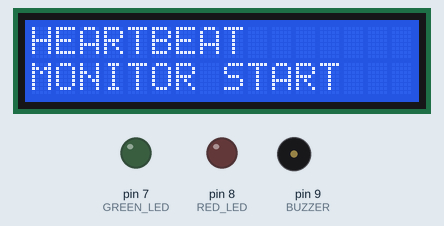
Recording of a sketch running on a simulated Arduino Uno, built with avr-gcc and run on an emulated ATmega328P. Parts: 16×2 character LCD, output pins drawn as LEDs (lit = HIGH), buzzer (waves = sounding). What the sketch prints to the serial monitor is not drawn.

Above: at 0.1 s.
At 2.0 s:
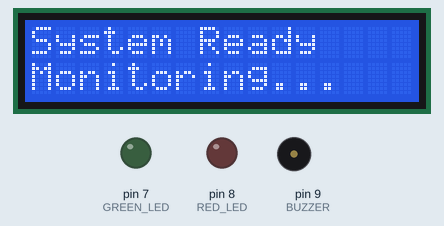
At 4.1 s:
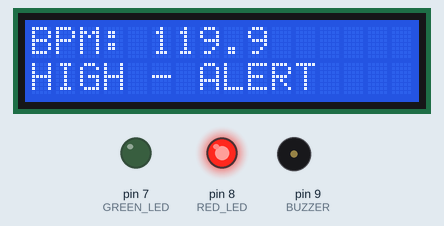
At 39.61 s:
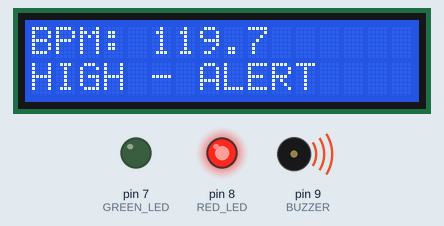
Timing chart, 0 to 40.0 s (numbered marks = the images above):
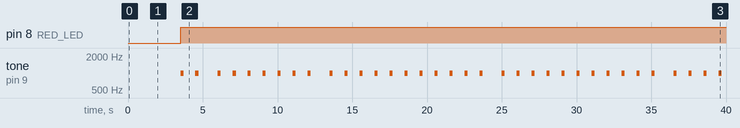

The sketch:

sketch.ino
```cpp
/*
  ============================================================
  HEARTBEAT MONITOR WITH ALERT SYSTEM
  ============================================================

  Platform:
  Arduino UNO

  Simulation:
  Wokwi

  Project Type:
  Educational Embedded Systems Prototype

  IMPORTANT:
  This project is NOT a medical diagnostic device.
  Simulated/hobby-grade readings are approximate and must
  NOT be used for medical decisions.

  Features:
  - Software-generated heartbeat signal
  - Heartbeat peak detection
  - BPM calculation
  - Moving-average smoothing
  - LOW / NORMAL / HIGH status
  - 16x2 LCD
  - Green LED
  - Red LED
  - Periodic buzzer alert
  - Serial Monitor logging
  ============================================================
*/

#include <LiquidCrystal.h>


// ============================================================
// 1. PIN CONFIGURATION
// ============================================================

// LCD: RS, E, D4, D5, D6, D7
LiquidCrystal lcd(12, 11, 5, 4, 3, 2);

const int GREEN_LED = 7;
const int RED_LED   = 8;
const int BUZZER    = 9;


// ============================================================
// 2. EDUCATIONAL THRESHOLDS
// ============================================================
//
// These values are only for software demonstration.
// They are NOT clinical thresholds.
//

const float LOW_THRESHOLD  = 60.0;
const float HIGH_THRESHOLD = 100.0;


// ============================================================
// 3. SIMULATION CONFIGURATION
// ============================================================

// Change this value for testing.
//
// 45  -> LOW
// 75  -> NORMAL
// 120 -> HIGH

int simulatedBPM = 120;


// ============================================================
// 4. SIMULATED SENSOR PARAMETERS
// ============================================================

const int BASELINE = 512;

const int PEAK_VALUE = 850;

const int PEAK_THRESHOLD = 700;


// Sampling interval
const unsigned long SAMPLE_INTERVAL = 20;


// Calculate beat interval automatically
unsigned long beatInterval;


// ============================================================
// 5. HEARTBEAT DETECTION PARAMETERS
// ============================================================

bool pulseDetected = false;


// Minimum allowed interval between valid beats.
// Used to reject unrealistically fast noise peaks.
//
// Educational signal-processing filter only.

const unsigned long MIN_BEAT_INTERVAL = 300;


// ============================================================
// 6. TIMING VARIABLES
// ============================================================

unsigned long lastSampleTime = 0;

unsigned long lastBeatTime = 0;

unsigned long currentBeatTime = 0;


// ============================================================
// 7. BPM VARIABLES
// ============================================================

float instantBPM = 0.0;

float averageBPM = 0.0;


// ============================================================
// 8. BPM MOVING AVERAGE
// ============================================================

const int BPM_HISTORY_SIZE = 5;

float bpmHistory[BPM_HISTORY_SIZE];

int historyIndex = 0;

int validBPMCount = 0;


// ============================================================
// 9. HEARTBEAT COUNTER
// ============================================================

unsigned long heartbeatCount = 0;


// ============================================================
// 10. HEART STATUS
// ============================================================

enum HeartStatus {

  STATUS_UNKNOWN,

  STATUS_LOW,

  STATUS_NORMAL,

  STATUS_HIGH
};


HeartStatus currentStatus = STATUS_UNKNOWN;


// ============================================================
// 11. BUZZER CONFIGURATION
// ============================================================

const unsigned long BUZZER_BEEP_DURATION = 200;

const unsigned long BUZZER_REPEAT_INTERVAL = 1000;

unsigned long lastBuzzerTime = 0;

bool buzzerState = false;


// ============================================================
// 12. SETUP
// ============================================================

void setup() {

  // ----------------------------------------
  // Serial communication
  // ----------------------------------------

  Serial.begin(9600);


  // ----------------------------------------
  // LCD initialization
  // ----------------------------------------

  lcd.begin(16, 2);

  lcd.clear();

  lcd.setCursor(0, 0);

  lcd.print("HEARTBEAT");

  lcd.setCursor(0, 1);

  lcd.print("MONITOR START");


  // ----------------------------------------
  // GPIO configuration
  // ----------------------------------------

  pinMode(GREEN_LED, OUTPUT);

  pinMode(RED_LED, OUTPUT);

  pinMode(BUZZER, OUTPUT);


  // ----------------------------------------
  // Initial output state
  // ----------------------------------------

  digitalWrite(GREEN_LED, LOW);

  digitalWrite(RED_LED, LOW);

  noTone(BUZZER);


  delay(1500);


  // ----------------------------------------
  // Calculate simulated beat interval
  // ----------------------------------------

  beatInterval = 60000UL / simulatedBPM;


  // ----------------------------------------
  // Clear BPM history
  // ----------------------------------------

  for (int i = 0; i < BPM_HISTORY_SIZE; i++) {

    bpmHistory[i] = 0.0;
  }


  // ----------------------------------------
  // Startup information
  // ----------------------------------------

  printStartupInformation();


  // ----------------------------------------
  // Ready screen
  // ----------------------------------------

  lcd.clear();

  lcd.setCursor(0, 0);

  lcd.print("System Ready");

  lcd.setCursor(0, 1);

  lcd.print("Monitoring...");

  delay(1000);

  lcd.clear();
}


// ============================================================
// 13. MAIN LOOP
// ============================================================

void loop() {

  unsigned long currentTime = millis();


  // ----------------------------------------
  // Periodic sampling
  // ----------------------------------------

  if (currentTime - lastSampleTime >=
      SAMPLE_INTERVAL) {


    lastSampleTime = currentTime;


    // --------------------------------------
    // Generate simulated sensor signal
    // --------------------------------------

    int signal =
      readPulseSignal(currentTime);


    // --------------------------------------
    // Detect heartbeat
    // --------------------------------------

    bool heartbeatFound =
      detectHeartbeat(signal, currentTime);


    // --------------------------------------
    // Process heartbeat
    // --------------------------------------

    if (heartbeatFound) {


      calculateBPM(currentTime);


      // BPM available?
      if (averageBPM > 0) {


        // Determine status
        currentStatus =
          determineStatus(averageBPM);


        // Update LCD
        updateDisplay();


        // Update LEDs and alert system
        updateAlert(currentTime);


        // Print results
        printMeasurement();
      }
    }


    // --------------------------------------
    // Maintain buzzer timing
    // --------------------------------------

    updateBuzzer(currentTime);
  }
}


// ============================================================
// 14. SOFTWARE PULSE SENSOR
// ============================================================

int readPulseSignal(
  unsigned long currentTime
) {

  unsigned long cyclePosition =
    currentTime % beatInterval;


  // Create simulated heartbeat peak
  if (cyclePosition < 80) {

    return PEAK_VALUE;

  }


  // Baseline
  return BASELINE;
}


// ============================================================
// 15. HEARTBEAT DETECTION
// ============================================================

bool detectHeartbeat(
  int signal,
  unsigned long currentTime
) {


  // ----------------------------------------
  // Threshold crossing
  // ----------------------------------------

  if (signal > PEAK_THRESHOLD &&
      !pulseDetected) {


    // --------------------------------------
    // Noise/refractory protection
    // --------------------------------------

    if (lastBeatTime == 0 ||
        currentTime - lastBeatTime >=
        MIN_BEAT_INTERVAL) {


      pulseDetected = true;

      heartbeatCount++;

      currentBeatTime = currentTime;


      return true;
    }
  }


  // ----------------------------------------
  // Signal returned below threshold
  // ----------------------------------------

  if (signal < PEAK_THRESHOLD) {

    pulseDetected = false;
  }


  return false;
}


// ============================================================
// 16. BPM CALCULATION
// ============================================================

void calculateBPM(
  unsigned long currentTime
) {


  // Need at least two beats
  if (lastBeatTime > 0) {


    // --------------------------------------
    // Time between beats
    // --------------------------------------

    unsigned long interval =
      currentTime - lastBeatTime;


    // --------------------------------------
    // BPM formula
    // --------------------------------------

    instantBPM =
      60000.0 / interval;


    // --------------------------------------
    // Store reading
    // --------------------------------------

    bpmHistory[historyIndex] =
      instantBPM;


    historyIndex++;


    if (historyIndex >=
        BPM_HISTORY_SIZE) {

      historyIndex = 0;
    }


    // --------------------------------------
    // Update valid reading count
    // --------------------------------------

    if (validBPMCount <
        BPM_HISTORY_SIZE) {

      validBPMCount++;
    }


    // --------------------------------------
    // Calculate moving average
    // --------------------------------------

    float total = 0.0;


    for (int i = 0;
         i < validBPMCount;
         i++) {

      total += bpmHistory[i];
    }


    averageBPM =
      total / validBPMCount;
  }


  // Save timestamp
  lastBeatTime = currentTime;
}


// ============================================================
// 17. STATUS DECISION
// ============================================================

HeartStatus determineStatus(
  float bpm
) {


  if (bpm < LOW_THRESHOLD) {

    return STATUS_LOW;
  }


  if (bpm > HIGH_THRESHOLD) {

    return STATUS_HIGH;
  }


  return STATUS_NORMAL;
}


// ============================================================
// 18. LCD DISPLAY
// ============================================================

void updateDisplay() {

  lcd.clear();


  // ----------------------------------------
  // First line
  // ----------------------------------------

  lcd.setCursor(0, 0);

  lcd.print("BPM: ");

  lcd.print(averageBPM, 1);


  // ----------------------------------------
  // Second line
  // ----------------------------------------

  lcd.setCursor(0, 1);


  switch (currentStatus) {


    case STATUS_LOW:

      lcd.print("LOW - ALERT");

      break;


    case STATUS_NORMAL:

      lcd.print("STATUS: NORMAL");

      break;


    case STATUS_HIGH:

      lcd.print("HIGH - ALERT");

      break;


    default:

      lcd.print("WAITING...");
  }
}


// ============================================================
// 19. ALERT OUTPUT CONTROL
// ============================================================

void updateAlert(
  unsigned long currentTime
) {


  // ----------------------------------------
  // NORMAL
  // ----------------------------------------

  if (currentStatus ==
      STATUS_NORMAL) {


    digitalWrite(GREEN_LED, HIGH);

    digitalWrite(RED_LED, LOW);

    noTone(BUZZER);

    buzzerState = false;

    return;
  }


  // ----------------------------------------
  // LOW or HIGH
  // ----------------------------------------

  digitalWrite(GREEN_LED, LOW);

  digitalWrite(RED_LED, HIGH);


  // Start periodic alert
  if (currentTime - lastBuzzerTime >=
      BUZZER_REPEAT_INTERVAL) {


    lastBuzzerTime = currentTime;

    buzzerState = true;

    tone(BUZZER, 1000);
  }
}


// ============================================================
// 20. BUZZER TIMING
// ============================================================

void updateBuzzer(
  unsigned long currentTime
) {


  // Normal state
  if (currentStatus ==
      STATUS_NORMAL) {


    noTone(BUZZER);

    buzzerState = false;

    return;
  }


  // Stop current beep
  if (buzzerState &&
      currentTime - lastBuzzerTime >=
      BUZZER_BEEP_DURATION) {


    noTone(BUZZER);

    buzzerState = false;
  }
}


// ============================================================
// 21. SERIAL MEASUREMENT OUTPUT
// ============================================================

void printMeasurement() {

  Serial.println();

  Serial.println("------------------------------");

  Serial.print("Heartbeat Count: ");

  Serial.println(heartbeatCount);


  Serial.print("Instant BPM: ");

  Serial.println(instantBPM, 1);


  Serial.print("Average BPM: ");

  Serial.println(averageBPM, 1);


  Serial.print("Status: ");


  switch (currentStatus) {


    case STATUS_LOW:

      Serial.println("LOW");

      Serial.println("Alert: ACTIVE");

      break;


    case STATUS_NORMAL:

      Serial.println("NORMAL");

      Serial.println("Alert: OFF");

      break;


    case STATUS_HIGH:

      Serial.println("HIGH");

      Serial.println("Alert: ACTIVE");

      break;


    default:

      Serial.println("UNKNOWN");
  }


  Serial.println("------------------------------");
}


// ============================================================
// 22. STARTUP INFORMATION
// ============================================================

void printStartupInformation() {

  Serial.println();

  Serial.println("======================================");

  Serial.println(" HEARTBEAT MONITOR WITH ALERT SYSTEM");

  Serial.println("======================================");

  Serial.println("Platform: Arduino UNO");

  Serial.println("Simulation: Wokwi");

  Serial.println("Mode: Software Heartbeat Simulation");


  Serial.print("Simulated BPM: ");

  Serial.println(simulatedBPM);


  Serial.print("Beat Interval: ");

  Serial.print(beatInterval);

  Serial.println(" ms");


  Serial.println();

  Serial.println("Educational Thresholds:");

  Serial.print("LOW: < ");

  Serial.println(LOW_THRESHOLD);


  Serial.print("NORMAL: ");

  Serial.print(LOW_THRESHOLD);

  Serial.print(" - ");

  Serial.println(HIGH_THRESHOLD);


  Serial.print("HIGH: > ");

  Serial.println(HIGH_THRESHOLD);


  Serial.println();

  Serial.println("WARNING:");

  Serial.println(
    "Educational prototype only."
  );

  Serial.println(
    "Not a medical diagnostic device."
  );

  Serial.println("======================================");

  Serial.println();
}
```

Measured:
- by itself, pin 8 (RED_LED): LOW → HIGH at 3.5 s
- by itself, tone on pin 9 (BUZZER): plays 1000 Hz for 0.21 s, 1000 Hz for 0.21 s, 1000 Hz for 0.19 s, 1000 Hz for 0.21 s, 1000 Hz for 0.20 s, 1000 Hz for 0.19 s … (35 notes in this stretch)
- what the display in image 1 shows lasts 1.0 s, from 2.0 s to 3.0 s
